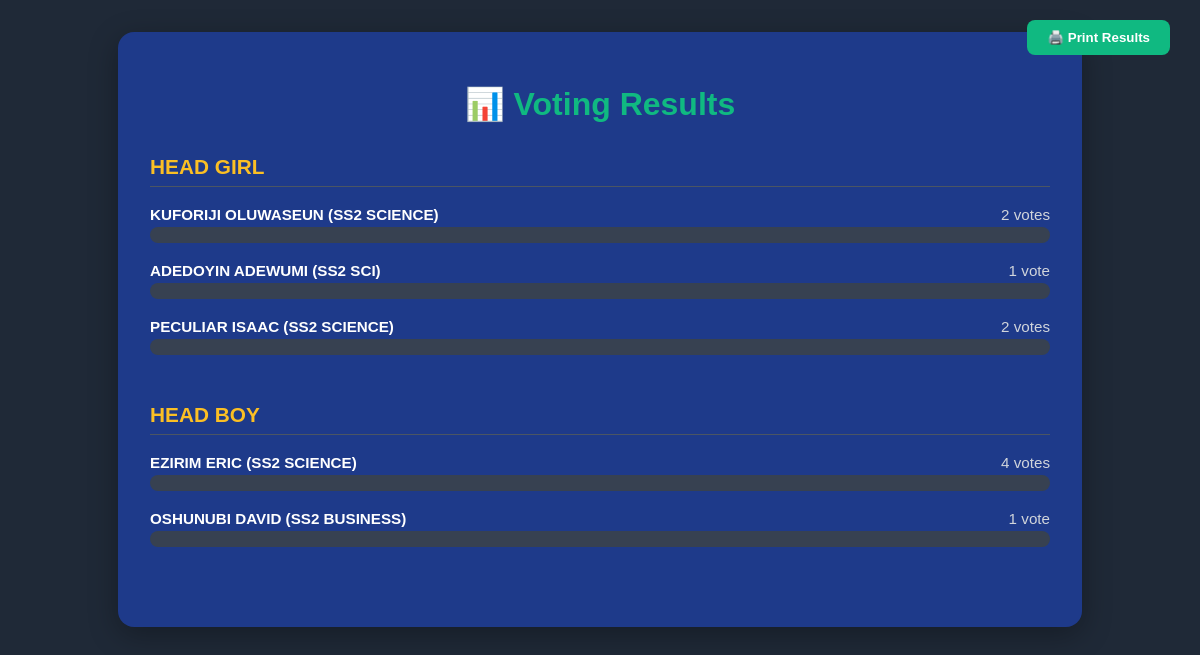
Before: /results/ with the older database file.
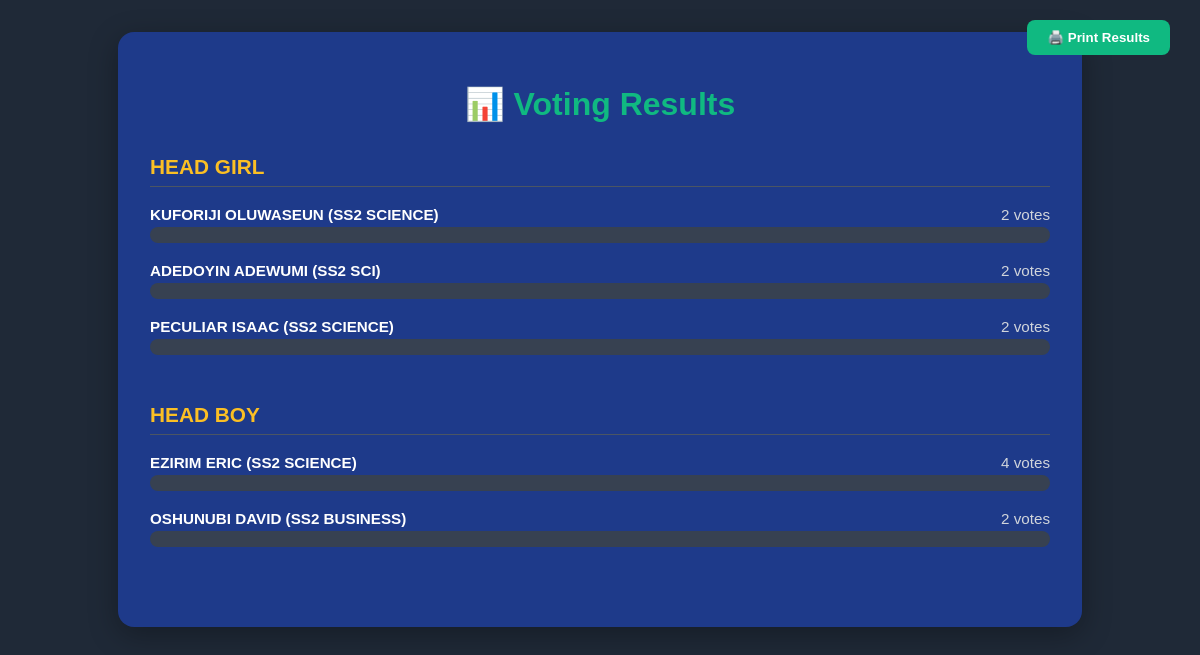
After: the same page with the newer database file.
### candidates/models.py (models this page shows, shortened)
class Candidate(models.Model):
    surname = models.CharField(max_length=100)
    first_name = models.CharField(max_length=100)
    student_class = models.CharField(max_length=50)
    position = models.ForeignKey(Position, on_delete=models.CASCADE, related_name='candidates')
    votes = models.IntegerField(default=0)  # ✅ Add this line

### home/views.py (the view)
# urls.py: path('results/', views.view_results, name='view_results'),
def view_results(request):
    positions = Position.objects.prefetch_related('candidates').all()
    for pos in positions:
        total = sum(c.votes for c in pos.candidates.all())
        pos.total_votes = total  # ✅ Attach total_votes directly to position
    return render(request, 'home/results.html', {'positions': positions})

### home/templates/home/results.html (shortened to what this page needs)
<!DOCTYPE html>
<html lang="en">
<head>
</head>
<body>
  <button class="print-btn" onclick="window.print()">🖨️ Print Results</button>
  <div class="container">
    <h1>📊 Voting Results</h1>
    {% for position in positions %}
      <div class="position">
        <h2>{{ position.name }}</h2>
        {% if position.candidates.exists %}
          {% for candidate in position.candidates.all %}
            <div class="label">
              {{ candidate.surname }} {{ candidate.first_name }} ({{ candidate.student_class }})
              <span class="vote-count">
                {{ candidate.votes }} vote{{ candidate.votes|pluralize }}
              </span>
            </div>
            <div class="bar-outer">
            </div>
          {% endfor %}
        {% else %}
          <p class="no-votes">No candidates available for this position.</p>
        {% endif %}
      </div>
    {% endfor %}
  </div>
</body>
</html>

Changed rows visible on the page:
changed Candidate "ADEDOYIN": votes "1" → "2"
changed Candidate "OSHUNUBI": votes "1" → "2"
